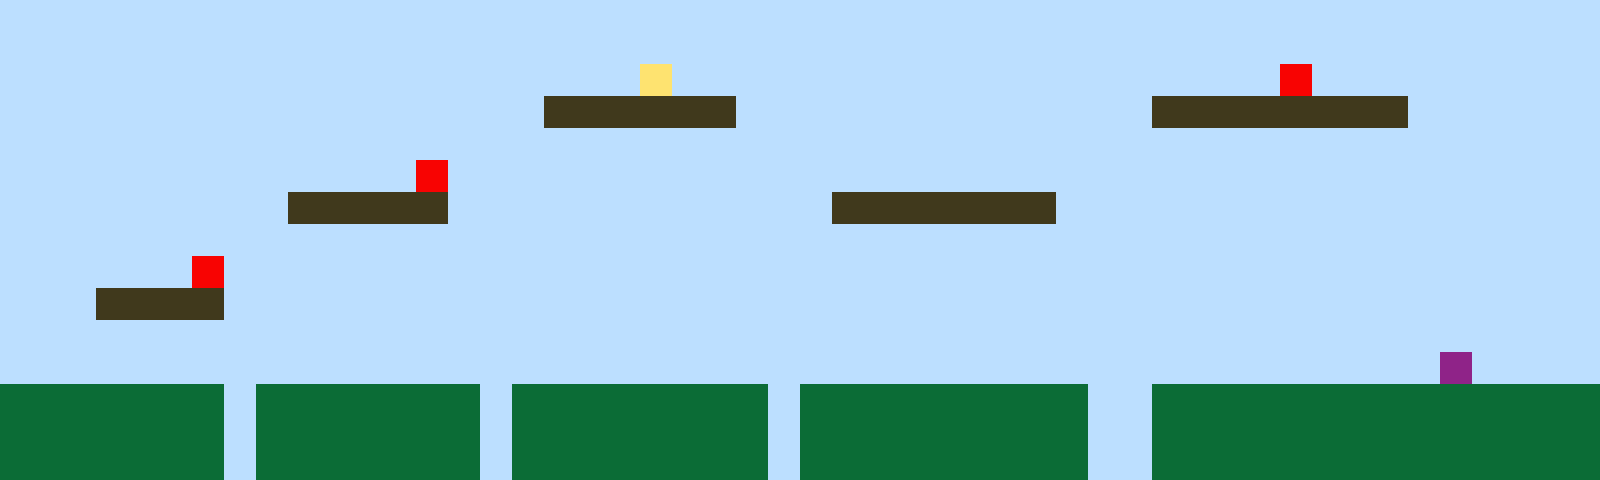

The image is a tile-based game level rendered from a .tmx file. Its description and complete source (layers, tilesets, objects, tile grids) follow:
An orthogonal 50x15 tile map with 32x32 px tiles, 1 tile layer (Tile Layer 1).

<map version="1.10" tiledversion="1.11.2" orientation="orthogonal" renderorder="right-up" width="50" height="15" tilewidth="32" tileheight="32" infinite="0" nextlayerid="2" nextobjectid="1"><editorsettings><export target="map1.csv" format="csv" /></editorsettings><tileset firstgid="1" name="sprites" tilewidth="32" tileheight="32" tilecount="6" columns="3"><image source="sprites.png" width="96" height="64" /></tileset><layer id="1" name="Tile Layer 1" width="50" height="15"><data encoding="csv">1,1,1,1,1,1,1,1,1,1,1,1,1,1,1,1,1,1,1,1,1,1,1,1,1,1,1,1,1,1,1,1,1,1,1,1,1,1,1,1,1,1,1,1,1,1,1,1,1,1,1,1,1,1,1,1,1,1,1,1,1,1,1,1,1,1,1,1,1,1,1,1,1,1,1,1,1,1,1,1,1,1,1,1,1,1,1,1,1,1,1,1,1,1,1,1,1,1,1,1,1,1,1,1,1,1,1,1,1,1,1,1,1,1,1,1,1,1,1,1,4,1,1,1,1,1,1,1,1,1,1,1,1,1,1,1,1,1,1,1,5,1,1,1,1,1,1,1,1,1,1,1,1,1,1,1,1,1,1,1,1,1,1,1,1,1,1,3,3,3,3,3,3,1,1,1,1,1,1,1,1,1,1,1,1,1,3,3,3,3,3,3,3,3,1,1,1,1,1,1,1,1,1,1,1,1,1,1,1,1,1,1,1,1,1,1,1,1,1,1,1,1,1,1,1,1,1,1,1,1,1,1,1,1,1,1,1,1,1,1,1,1,1,1,1,1,1,1,1,1,1,1,1,1,1,1,1,1,1,1,1,1,1,5,1,1,1,1,1,1,1,1,1,1,1,1,1,1,1,1,1,1,1,1,1,1,1,1,1,1,1,1,1,1,1,1,1,1,1,1,1,1,1,1,1,1,1,1,1,3,3,3,3,3,1,1,1,1,1,1,1,1,1,1,1,1,3,3,3,3,3,3,3,1,1,1,1,1,1,1,1,1,1,1,1,1,1,1,1,1,1,1,1,1,1,1,1,1,1,1,1,1,1,1,1,1,1,1,1,1,1,1,1,1,1,1,1,1,1,1,1,1,1,1,1,1,1,1,1,1,1,1,1,1,1,1,1,1,1,1,1,1,1,1,1,1,5,1,1,1,1,1,1,1,1,1,1,1,1,1,1,1,1,1,1,1,1,1,1,1,1,1,1,1,1,1,1,1,1,1,1,1,1,1,1,1,1,1,1,1,1,1,1,3,3,3,3,1,1,1,1,1,1,1,1,1,1,1,1,1,1,1,1,1,1,1,1,1,1,1,1,1,1,1,1,1,1,1,1,1,1,1,1,1,1,1,1,1,1,1,1,1,1,1,1,1,1,1,1,1,1,1,1,1,1,1,1,1,1,1,1,1,1,1,1,1,1,1,1,1,1,1,1,1,1,1,1,1,1,1,1,1,1,1,1,1,1,1,1,1,1,1,1,1,1,1,1,1,1,1,1,1,1,1,1,1,1,1,1,1,1,1,1,1,1,1,1,1,1,1,1,1,1,1,1,1,1,1,1,1,1,1,1,1,1,6,1,1,1,1,2,2,2,2,2,2,2,1,2,2,2,2,2,2,2,1,2,2,2,2,2,2,2,2,1,2,2,2,2,2,2,2,2,2,1,1,2,2,2,2,2,2,2,2,2,2,2,2,2,2,2,2,2,2,2,2,2,1,2,2,2,2,2,2,2,1,2,2,2,2,2,2,2,2,1,2,2,2,2,2,2,2,2,2,1,1,2,2,2,2,2,2,2,2,2,2,2,2,2,2,2,2,2,2,2,2,2,1,2,2,2,2,2,2,2,1,2,2,2,2,2,2,2,2,1,2,2,2,2,2,2,2,2,2,1,1,2,2,2,2,2,2,2,2,2,2,2,2,2,2</data></layer></map>
